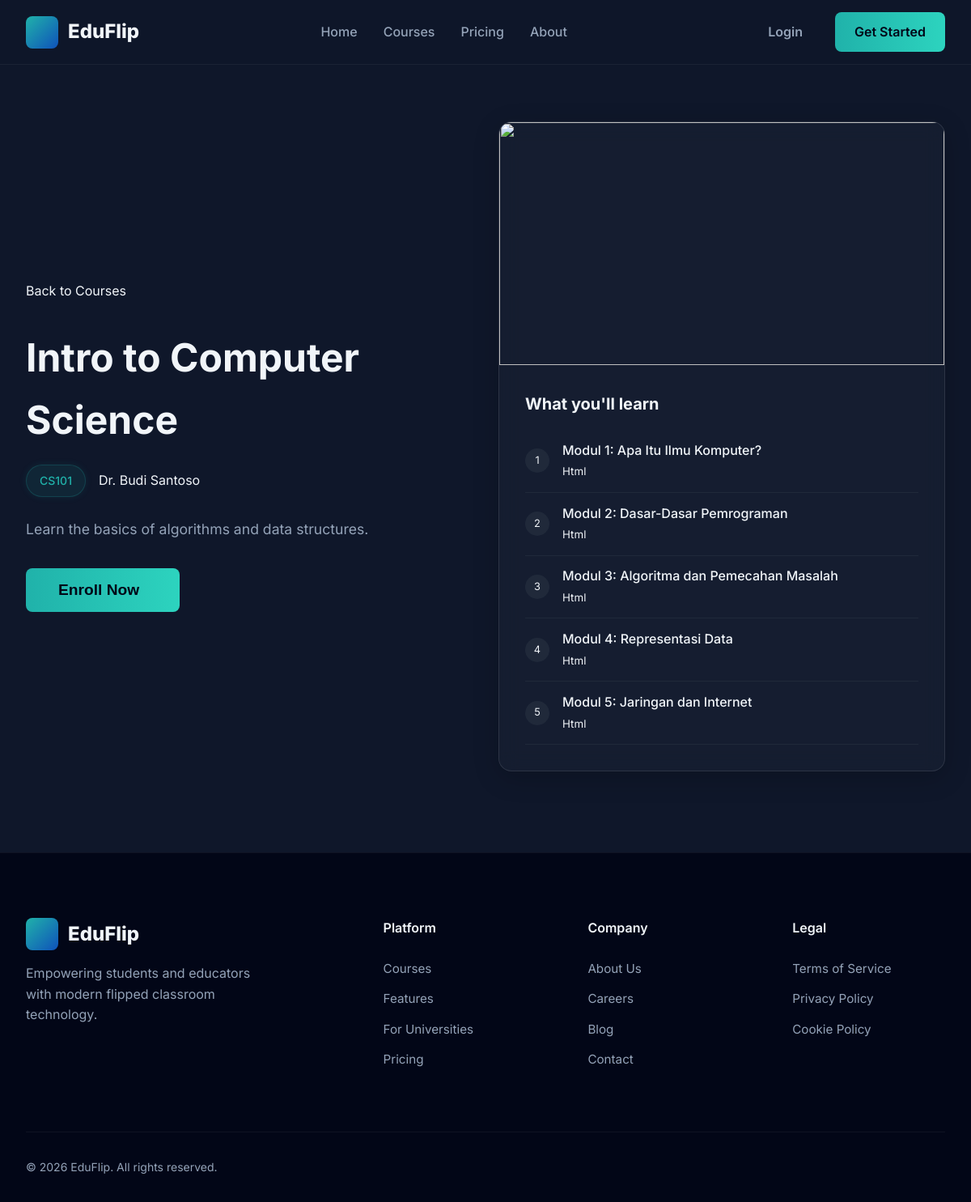
Screenshot of /web/public/courses/detail.php?id=1 with the database file from the repository.
### tables this page shows
CREATE TABLE IF NOT EXISTS courses (
    id INT AUTO_INCREMENT PRIMARY KEY,
    course_code VARCHAR(50) NOT NULL,
    course_name VARCHAR(255) NOT NULL,
    description TEXT,
    thumbnail VARCHAR(255) NULL,
    category VARCHAR(100) DEFAULT 'general',
    created_by INT NOT NULL,
    created_at TIMESTAMP DEFAULT CURRENT_TIMESTAMP,
    FOREIGN KEY (created_by) REFERENCES users(id) ON DELETE CASCADE
);

CREATE TABLE IF NOT EXISTS users (
    id INT AUTO_INCREMENT PRIMARY KEY,
    full_name VARCHAR(255) NOT NULL,
    email VARCHAR(255) NOT NULL UNIQUE,
    password_hash VARCHAR(255) NOT NULL,
    role ENUM('mahasiswa', 'dosen', 'admin') DEFAULT 'mahasiswa',
    status ENUM('active', 'pending', 'suspended') DEFAULT 'active',
    gemini_api_key VARCHAR(255) DEFAULT NULL,
    last_login DATETIME NULL,
    created_at TIMESTAMP DEFAULT CURRENT_TIMESTAMP
);

CREATE TABLE IF NOT EXISTS materials (
    id INT AUTO_INCREMENT PRIMARY KEY,
    course_id INT NOT NULL,
    title VARCHAR(255) NOT NULL,
    file_type VARCHAR(50) NOT NULL,
    file_path VARCHAR(255) NOT NULL,
    order_sequence INT DEFAULT 0,
    prerequisite_material_id INT NULL,
    file_size INT DEFAULT 0,
    uploaded_by INT NULL,
    description TEXT,
    created_at TIMESTAMP DEFAULT CURRENT_TIMESTAMP,
    FOREIGN KEY (course_id) REFERENCES courses(id) ON DELETE CASCADE,
    FOREIGN KEY (prerequisite_material_id) REFERENCES materials(id) ON DELETE SET NULL
);

### web/includes/courses.php (called while the page is built, shortened)
<?php
require_once 'config.php';
function getCourseById($id) {
    global $pdo;
    $stmt = $pdo->prepare("SELECT c.*, u.full_name as instructor_name
                          FROM courses c
                          JOIN users u ON c.created_by = u.id
                          WHERE c.id = ?");
    $stmt->execute([$id]);
    return $stmt->fetch(PDO::FETCH_ASSOC);
}
function getCourseMaterials($course_id) {
    global $pdo;
    $stmt = $pdo->prepare("SELECT * FROM materials WHERE course_id = ? ORDER BY order_sequence ASC");
    $stmt->execute([$course_id]);
    return $stmt->fetchAll(PDO::FETCH_ASSOC);
}
?>

### web/includes/auth.php (called while the page is built, shortened)
<?php
function isLoggedIn() {
    return isset($_SESSION['user_id']);
}

### web/public/courses/detail.php (the view, shortened to what this page needs)
<?php
require_once '../../includes/auth.php';
require_once '../../includes/courses.php';
$course_id = $_GET['id'] ?? 0;
$course = getCourseById($course_id);
$materials = getCourseMaterials($course_id);
$is_enrolled = isLoggedIn() ? isEnrolled($_SESSION['user_id'], $course_id) : false;
?>
<?php
include '../../includes/header.php';
?>
<section class="section" style="padding-top: 150px; background: linear-gradient(to bottom, rgba(15, 23, 42, 0.9), var(--bg-dark));">
    <div class="container grid grid-cols-2 gap-4 items-center">
        <div class="reveal-element">
            <a href="index.php" class="text-muted" style="margin-bottom: 2rem; display: inline-block;"><i class="ri-arrow-left-line"></i> Back to Courses</a>
            <h1 style="font-size: 3rem; margin-bottom: 1rem;"><?php echo htmlspecialchars($course['course_name']); ?></h1>
            <div class="flex items-center gap-2 text-muted" style="margin-bottom: 1.5rem;">
                <span class="badge" style="margin: 0;"><?php echo htmlspecialchars($course['course_code']); ?></span>
                <span><i class="ri-user-line"></i> <?php echo htmlspecialchars($course['instructor_name']); ?></span>
            </div>
            <p style="font-size: 1.1rem; line-height: 1.8; color: var(--text-muted); margin-bottom: 2rem;">
                <?php echo nl2br(htmlspecialchars($course['description'])); ?>
            </p>
            <form method="POST">
                <?php if ($is_enrolled): ?>
                    <a href="#" class="btn btn-primary" style="background: var(--success); cursor: default;">Enrolled <i class="ri-check-line"></i></a>
                    <a href="../student/learn.php?course_id=<?php echo $course['id']; ?>" class="btn btn-outline">Go to Class <i class="ri-arrow-right-line"></i></a>
                <?php else: ?>
                    <button type="submit" name="enroll" class="btn btn-primary animate-pulse-glow" style="padding: 1rem 2.5rem; font-size: 1.2rem;">Enroll Now <i class="ri-login-box-line" style="margin-left: 10px;"></i></button>
                <?php endif; ?>
            </form>
        </div>
        <div class="reveal-element">
             <div class="card" style="padding: 0; overflow: hidden; border: 1px solid rgba(255,255,255,0.1);">
                <img src="https://images.unsplash.com/photo-1516321318423-f06f85e504b3?auto=format&fit=crop&q=80&w=600" style="width: 100%; height: 300px; object-fit: cover;">
                <div style="padding: 2rem;">
                    <h3 style="margin-bottom: 1rem;">What you'll learn</h3>
                    <ul style="list-style: none; padding: 0;">
                        <?php if (empty($materials)): ?>
                            <li class="text-muted"><i>No materials uploaded yet.</i></li>
                        <?php else: ?>
                            <?php foreach ($materials as $index => $material): ?>
                                <li style="padding: 0.8rem 0; border-bottom: 1px solid rgba(255,255,255,0.05); display: flex; align-items: center; gap: 1rem;">
                                    <div style="width: 30px; height: 30px; background: rgba(255,255,255,0.05); border-radius: 50%; display: flex; align-items: center; justify-content: center; font-size: 0.8rem;">
                                        <?php echo $index + 1; ?>
                                    </div>
                                    <div style="flex: 1;">
                                        <div style="font-weight: 500;"><?php echo htmlspecialchars($material['title']); ?></div>
                                        <small class="text-muted"><?php echo ucfirst($material['file_type']); ?></small>
                                    </div>
                                </li>
                            <?php endforeach; ?>
                        <?php endif; ?>
                    </ul>
                </div>
            </div>
        </div>
    </div>
</section>
<?php include '../../includes/footer.php'; ?>

### web/public/assets/css/main.css (style rules this page uses)
:root { --primary: #0f52ba; --secondary: #20b2aa; --accent: #ffd700; --bg-dark: #0f172a; --bg-darker: #020617; --bg-card: #1e293b; --bg-light: #f8fafc; --bg-white: #ffffff; --text-main: #f1f5f9; --text-muted: #94a3b8; --text-dark: #0f172a; --success: #10b981; --warning: #f59e0b; --danger: #ef4444; --font-main: "Inter", system-ui, -apple-system, sans-serif; --container-width: 1200px; --header-height: 80px; --radius-sm: 0.375rem; --radius-md: 0.5rem; --radius-lg: 1rem; --transition: all 0.3s ease; }
*, *::before, *::after { margin: 0; padding: 0; box-sizing: border-box; }
body { font-family: var(--font-main); background-color: var(--bg-dark); color: var(--text-main); line-height: 1.6; line-height: 1.6; overflow-x: hidden; width: 100%; }
a { text-decoration: none; color: inherit; transition: var(--transition); }
ul { list-style: none; }
img { max-width: 100%; height: auto; display: block; }
.container { max-width: var(--container-width); margin: 0 auto; padding: 0 2rem; }
.flex { display: flex; }
.items-center { align-items: center; }
.gap-2 { gap: 1rem; }
.gap-4 { gap: 2rem; }
.grid { display: grid; }
.grid-cols-2 { grid-template-columns: repeat(2, 1fr); }
.btn { display: inline-flex; align-items: center; justify-content: center; padding: 0.75rem 1.5rem; border-radius: var(--radius-md); font-weight: 600; cursor: pointer; transition: var(--transition); border: none; font-size: 1rem; }
.btn-primary { background-color: var(--secondary); color: var(--bg-darker); }
.badge { display: inline-block; padding: 0.5rem 1rem; background: rgba(32, 178, 170, 0.1); color: var(--secondary); border-radius: 2rem; font-size: 0.875rem; font-weight: 500; margin-bottom: 1.5rem; border: 1px solid rgba(32, 178, 170, 0.2); }
.card { background: var(--bg-card); border: 1px solid rgba(255, 255, 255, 0.05); border-radius: var(--radius-lg); padding: 2rem; transition: var(--transition); }
.card h3 { margin-bottom: 1rem; font-size: 1.25rem; }
.section { padding: 100px 0; }
.animate-pulse-glow { animation: pulse-glow 2s infinite; }
.reveal-element { opacity: 0; transform: translateY(30px); transition: opacity 0.8s ease-out, transform 0.8s ease-out; }
.reveal-element.animate-in { opacity: 1; transform: translateY(0); }
.grid .reveal-element:nth-child(2) { transition-delay: 0.1s; }
.card, .auth-card { background: rgba(30, 41, 59, 0.4); backdrop-filter: blur(12px); border: 1px solid rgba(255, 255, 255, 0.08); box-shadow: 0 8px 32px rgba(0, 0, 0, 0.2); }
.btn-primary { position: relative; overflow: hidden; background-size: 200% auto; background-image: linear-gradient( to right, var(--secondary) 0%, #2dd4bf 51%, var(--secondary) 100% ); transition: 0.5s; }
.badge { box-shadow: 0 0 10px rgba(32, 178, 170, 0.1); }

### rows the page displays
courses: course_name "Intro to Computer Science", course_code "CS101", created_by.full_name "Dr. Budi Santoso", description "Learn the basics of algorithms and data structures."
materials: title "Modul 1: Apa Itu Ilmu Komputer?", file_type "Html"
materials: title "Modul 2: Dasar-Dasar Pemrograman", file_type "Html"
materials: title "Modul 3: Algoritma dan Pemecahan Masalah", file_type "Html"
materials: title "Modul 4: Representasi Data", file_type "Html"
materials: title "Modul 5: Jaringan dan Internet", file_type "Html"
